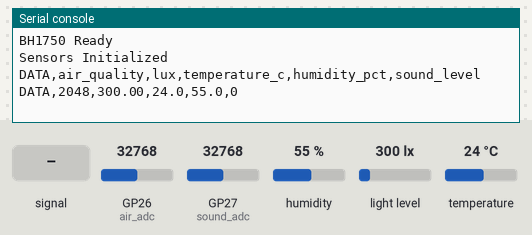
Simulated run of this program. Board: Raspberry Pi Pico running MicroPython. On the bench: the last lines printed to the serial console. Inputs (shaded band) come from the test bench; at power-on: humidity 55 %, light level 300 lx, GP26 (air_adc) = 32768, GP27 (sound_adc) = 32768, temperature 24 °C (analog values on the 0–65535 scale).

Above: at 1.3 s.
1.4 s: GP27 (sound_adc) fed a 200 Hz sine of ±5242 counts around its level
At 2.8 s:
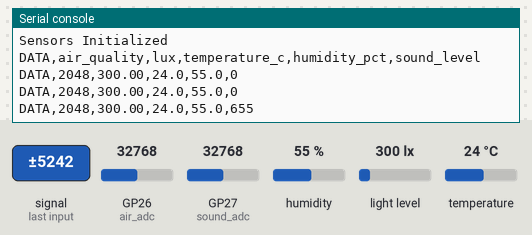
2.9 s: humidity set to 22 %
At 4.2 s:
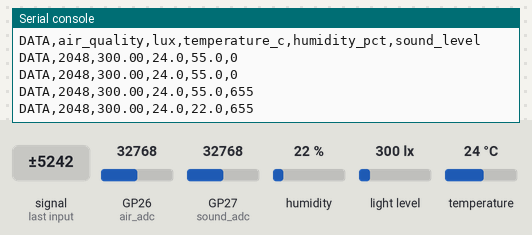
4.4 s: light level set to 40 lx
At 5.4 s:
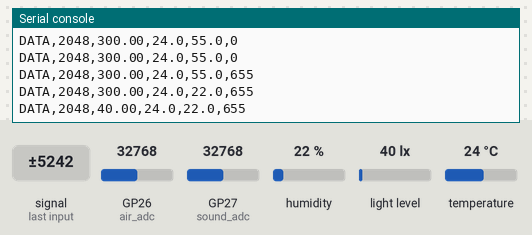
5.9 s: GP26 (air_adc) set to 45874
At 7.2 s:
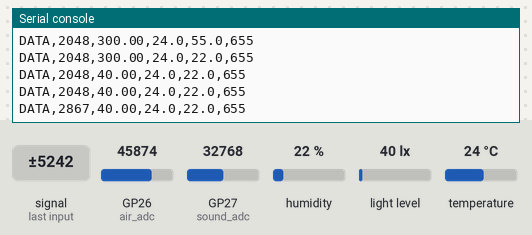
7.4 s: GP27 (sound_adc) set to 45874
At 8.6 s:
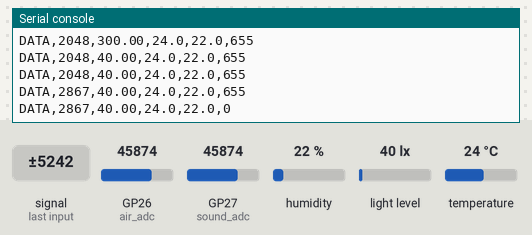
8.9 s: temperature set to 12 °C
At 9.7 s:
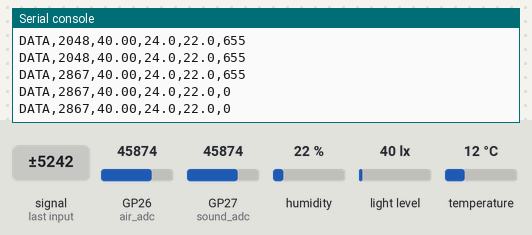

The program:

Main.py
```python
import time
from machine import Pin, I2C, ADC
import dht

# ---- Pin setup ----
DHT_PIN = 2
MQ135_PIN = 26   # ADC0
SOUND_PIN = 27   # ADC1

d = dht.DHT11(Pin(DHT_PIN))

# I2C0 on Pico: SDA=GP4, SCL=GP5
i2c = I2C(0, scl=Pin(5), sda=Pin(4), freq=400000)

air_adc = ADC(Pin(MQ135_PIN))
sound_adc = ADC(Pin(SOUND_PIN))


# ---- Minimal BH1750 driver (no library needed) ----
class BH1750:
    PWR_ON = 0x01
    RESET = 0x07
    CONT_HIRES = 0x10

    def __init__(self, i2c, addr=0x23):
        self.i2c = i2c
        self.addr = addr
        self.i2c.writeto(self.addr, bytes([self.PWR_ON]))
        self.i2c.writeto(self.addr, bytes([self.RESET]))
        self.i2c.writeto(self.addr, bytes([self.CONT_HIRES]))
        time.sleep_ms(180)

    def read_lux(self):
        data = self.i2c.readfrom(self.addr, 2)
        raw = (data[0] << 8) | data[1]
        return raw / 1.2


try:
    light_meter = BH1750(i2c)
    bh1750_ok = True
except Exception:
    bh1750_ok = False

# Header line so the PC script (and you, watching the monitor) know the column order.
# The PC logger looks for lines starting with "DATA," and ignores everything else,
# so it's safe to also print human-readable status lines.
print("BH1750 Ready" if bh1750_ok else "BH1750 Failed")
print("Sensors Initialized")
print("DATA,air_quality,lux,temperature_c,humidity_pct,sound_level")

# ---- Main loop ----
while True:
    air_quality = air_adc.read_u16() >> 4  # scale 16-bit -> 0-4095 like Arduino

    lux = ""
    if bh1750_ok:
        try:
            lux = "{:.2f}".format(light_meter.read_lux())
        except Exception:
            lux = ""

    temperature = ""
    humidity = ""
    try:
        d.measure()
        temperature = "{:.1f}".format(d.temperature())
        humidity = "{:.1f}".format(d.humidity())
    except Exception:
        pass

    signal_max = 0
    signal_min = 4095
    start = time.ticks_ms()
    while time.ticks_diff(time.ticks_ms(), start) < 50:
        sample = sound_adc.read_u16() >> 4
        if sample > signal_max:
            signal_max = sample
        if sample < signal_min:
            signal_min = sample
    sound_level = signal_max - signal_min

    # Machine-readable line the PC script will parse
    print("DATA,{},{},{},{},{}".format(
        air_quality, lux, temperature, humidity, sound_level
    ))

    time.sleep(1)
```

Measured:
- after the input at 1.4 s, the serial console: prints a new line after 1.0 s (image 1)
- after the input at 2.9 s, the serial console: prints a new line after 0.58 s (image 2)
- after the input at 4.4 s, the serial console: prints a new line after 0.15 s (image 3)
- after the input at 5.9 s, the serial console: prints a new line after 0.80 s (image 4)
- after the input at 7.4 s, the serial console: prints a new line after 0.37 s (image 5)
